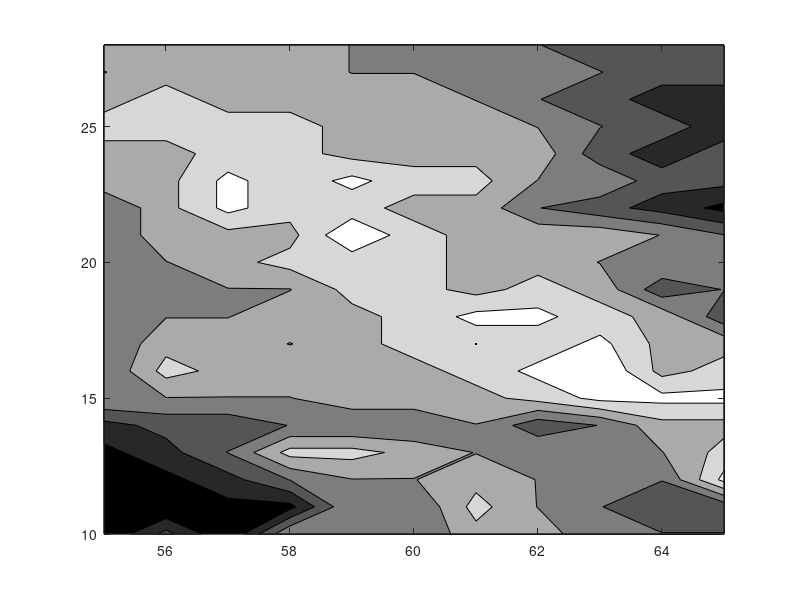

Source code (MATLAB): (Note: this script raises an error after producing the figure.)

J = 55:65;
L = 10:28;

Z = [
 1.0  2.0  1.0  2.7  2.7  2.3  3.0  3.0  2.3  2.3  2.3;
 1.0  1.0  1.3  1.3  2.7  2.3  3.3  2.7  2.3  2.0  2.0;
 1.0  1.3  1.7  2.3  2.7  2.7  3.0  2.7  2.3  2.3  3.7;
 1.3  1.7  2.3  3.3  3.3  3.0  2.7  2.7  2.7  2.7  3.3;
 1.7  2.0  2.0  2.3  2.3  2.3  2.7  2.0  2.3  3.0  3.0;
 2.7  2.7  2.7  2.7  3.0  3.0  3.0  3.3  3.7  3.7  3.7;
 2.3  3.3  3.0  3.0  3.0  3.0  3.3  3.7  4.0  3.0  3.3;
 2.3  3.0  3.0  2.7  3.0  3.3  3.3  3.3  3.7  3.0  3.0;
 2.3  2.7  2.7  3.0  3.0  3.3  3.7  3.7  3.3  3.0  2.0;
 2.7  2.7  2.7  2.7  3.3  3.3  3.0  3.3  3.0  2.0  2.3;
 2.7  2.7  3.0  3.3  3.3  3.3  3.0  3.0  2.7  2.7  2.3;
 2.3  3.0  3.0  3.0  4.0  3.3  3.0  3.0  3.0  2.7  2.3;
 2.3  3.0  3.7  3.3  3.3  3.0  3.0  2.3  2.0  1.7  1.3;
 3.0  3.0  3.7  3.3  3.7  3.3  3.3  2.7  2.7  2.0  2.0;
 3.0  3.0  3.3  3.3  3.0  3.0  3.0  3.0  2.0  1.7  2.0;
 3.3  3.3  3.3  3.3  3.0  3.0  3.0  2.7  2.3  2.0  1.7;
 3.0  3.3  3.0  3.0  3.0  3.0  2.7  2.3  2.0  1.7  1.7;
 2.7  3.0  3.0  3.0  2.7  2.7  2.7  2.7  2.3  2.0  2.0;
 3.0  3.0  3.0  3.0  2.7  2.7  2.3  2.3  2.0  2.0  2.0];


[cs, hc] = contourf(J,L,Z,6);
colormap(gray);
hold on
plot(61, 17, 'k.')
set(hc, 'EdgeColor','none');

